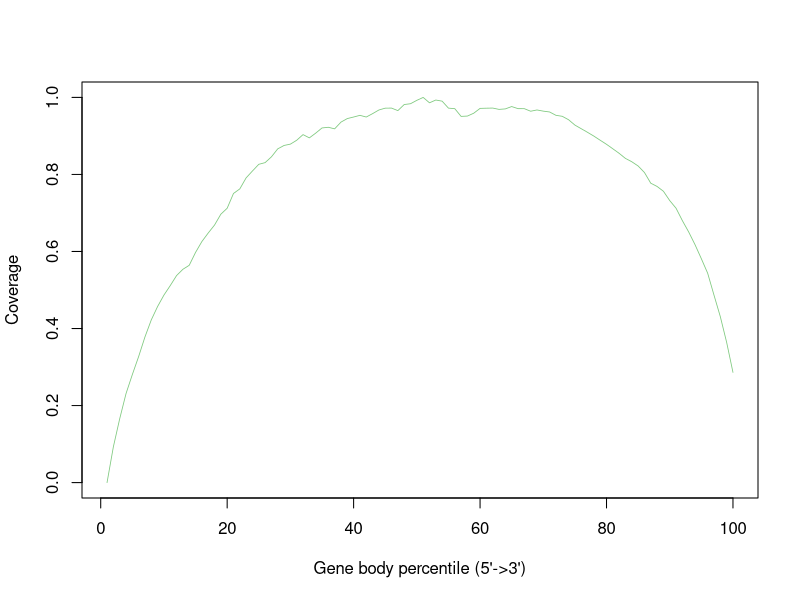

Recreate this plot in R.
SHAM_24Hr_SRR12108290.gencode.Aligned.sortedByCoord.out <- c(0.0,0.09275686933286179,0.16552369854659796,0.2308500886792125,0.2803993625071695,0.32730752983619094,0.3782850415133578,0.42243723877038547,0.45729606614932716,0.4868613453093722,0.5115094055885663,0.537543385558475,0.5538011152346126,0.5641819106497424,0.5975920967816285,0.6257805244277792,0.6478978076926856,0.6685891201525872,0.6967843489313531,0.7122440790472974,0.7506296715279651,0.7624984036230389,0.7911613991894562,0.808986412092716,0.826320232084872,0.8306744683214577,0.8456830566405881,0.8664945224433598,0.8752725176054874,0.8786897089039672,0.8888037487842976,0.9034148486861345,0.8949247681380539,0.9072091250040618,0.9206995493871801,0.9224542416019237,0.9183833858909748,0.935847183084223,0.9450521382383101,0.9490897439675843,0.9534432245227683,0.9490534712603028,0.9578412902806526,0.9673454952698123,0.9720866403840676,0.9722649811948684,0.9657064223095286,0.9815167885958608,0.9835926454063261,0.9924303393991879,1.0,0.9859858884055047,0.993204157154527,0.9902630451391171,0.9721576744358271,0.9707793115591294,0.9507031237602102,0.9515691346465565,0.9589816135158152,0.9714911634395292,0.9719838677134366,0.9723405493350381,0.9688969091874989,0.9701861016587963,0.9762443994562117,0.9708601694691111,0.9707747774707193,0.9641013550123214,0.9674104838703583,0.9643537526004886,0.9621819242520077,0.9535135028931262,0.950946453171557,0.9420233671803033,0.9281286532472763,0.9187453572823883,0.9093076522565781,0.8995404701396272,0.8887689874398195,0.8782264762047262,0.8665859598929653,0.8547376311957373,0.8415207634800338,0.8329316886683307,0.821979598113517,0.8050122836011846,0.7772190773281221,0.7687902069735791,0.7563516911016248,0.7321071646909376,0.712244834728699,0.6800082218136505,0.6505472266870398,0.6176622391293342,0.5811854978693562,0.5435117572690883,0.486633885207461,0.430837393231664,0.3641356629479585,0.2861259161692394)


pdf("/athena/angsd/scratch/pes4008/project/QC/rseqc/SHAM_24Hr_SRR12108290.geneBodyCoverage.curves.pdf")
x=1:100
icolor = colorRampPalette(c("#7fc97f","#beaed4","#fdc086","#ffff99","#386cb0","#f0027f"))(1)
plot(x,SHAM_24Hr_SRR12108290.gencode.Aligned.sortedByCoord.out,type='l',xlab="Gene body percentile (5'->3')", ylab="Coverage",lwd=0.8,col=icolor[1])
dev.off()
